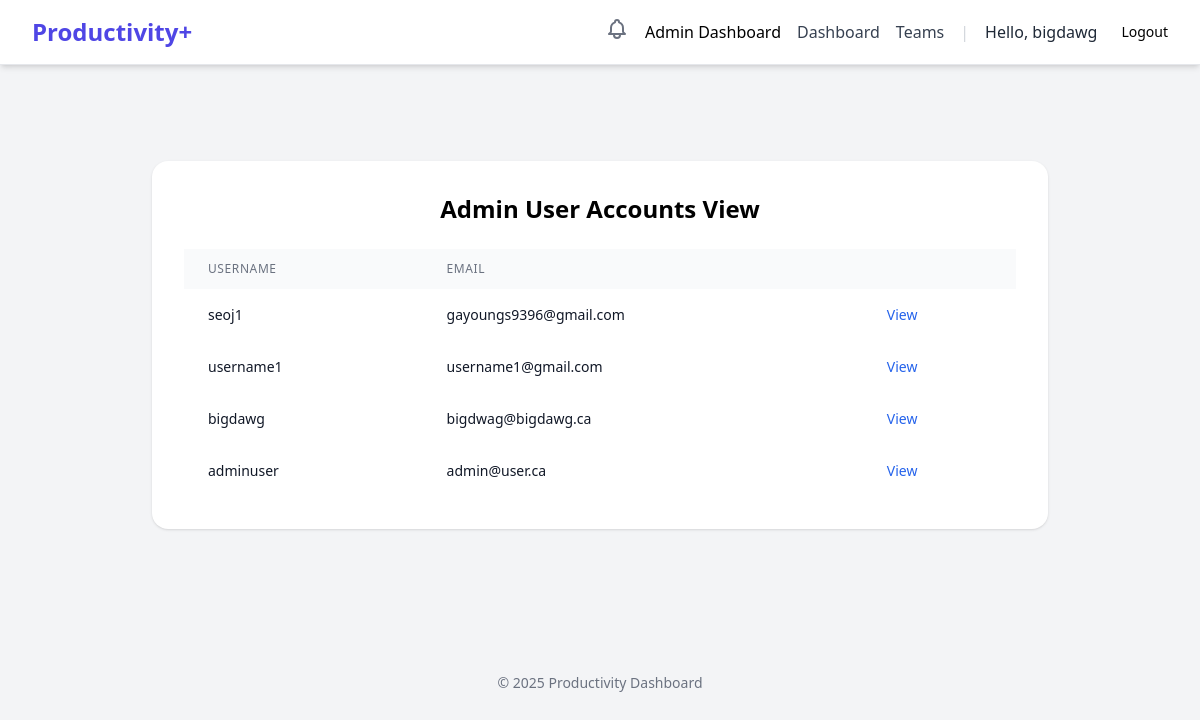
Page /admin-dashboard/ (signed in) on the earlier database version.
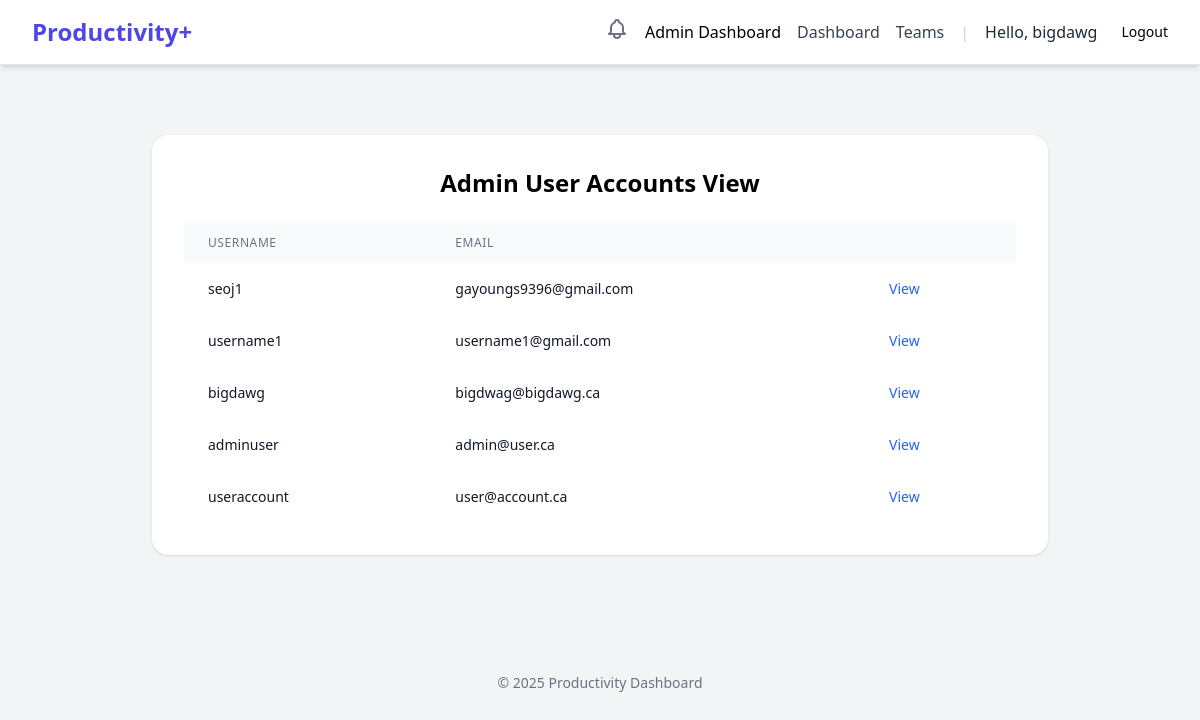
Same page on the later database version.
### users/models.py (models this page shows, shortened)
class CustomUser(AbstractUser):
    class Role(models.TextChoices):
        USER = 'USER', 'User'
        ADMIN = 'ADMIN', 'Admin'
    role = models.CharField(max_length=50, choices=Role.choices, default=Role.USER)
    email = models.EmailField(unique=True)
    created_at = models.DateTimeField(auto_now_add=True)

### users/decorators.py (the view)
    def wrapper(request, *args, **kwargs):
        if not request.user.is_authenticated:
            messages.error(request, "You must be logged in to access this page.")
            return redirect('users:login')
        if request.user.role != 'ADMIN':
            messages.error(request, "You do not have administrative privileges.")
            return redirect('dashboard:dashboard_view')
        return view_func(request, *args, **kwargs)

### users/context_processors.py (called while the page is built)
def unread_notifications(request):
    if request.user.is_authenticated:
        notifications = Notification.objects.filter(
            user=request.user,
            is_read=False
        )
        return {
            'unread_notifications': notifications,
            'unread_notification_count': notifications.count()
        }
    return {}

### users/views.py (called while the page is built)
@admin_required
def admin_dashboard_view(request):
    users = CustomUser.objects.all()
    return render(request, 'users/admin_dashboard.html', {'users': users})

### templates/users/admin_dashboard.html (shortened to what this page needs)
{% extends "base.html" %}
{% block content %}
<div class="min-h-[70vh] flex items-center justify-center">
  <div class="w-full max-w-4xl bg-white rounded-2xl shadow p-8">
    <h1 class="text-2xl font-bold text-center mb-6">Admin User Accounts View</h1>
    <table class="min-w-full divide-y divide-gray-200">
        <thead class="bg-gray-50">
            <tr>
                <th class="px-6 py-3 text-left text-xs font-medium text-gray-500 uppercase tracking-wider">Username</th>
                <th class="px-6 py-3 text-left text-xs font-medium text-gray-500 uppercase tracking-wider">Email</th>
                <th class="px-6 py-3"></th>
            </tr>
        </thead>
        <tbody class="bg-white divide-y divide-gray-200">
            {% for u in users %}
            <tr class="hover:bg-gray-50 transition-colors">
                <td class="px-6 py-4 whitespace-nowrap text-sm text-gray-900">{{ u.username }}</td>
                <td class="px-6 py-4 whitespace-nowrap text-sm text-gray-900">{{ u.email }}</td>
                <td class="px-6 py-4 whitespace-nowrap text-sm font-medium">
                    <a href="{% url 'users:admin_user_detail' u.id %}" class="text-blue-600 hover:underline">View</a>
                </td>
            </tr>
            {% endfor %}
        </tbody>
    </table>
  </div>
</div>
{% endblock %}

### templates/base.html (shortened to what this page needs)
{% load static %}
<!DOCTYPE html>
<html lang="en">
<head>
    <script src="https://cdn.tailwindcss.com"></script>
</head>
<body class="bg-gray-100 font-sans">
    <nav class="bg-white shadow-md border-b border-gray-200">
        <div class="max-w-7xl mx-auto px-4 sm:px-6 lg:px-8">
            <div class="flex justify-between items-center h-16">
                <div class="flex-shrink-0">
                    <a href="{% url 'index' %}" class="text-2xl font-bold text-indigo-600">Productivity+</a>
                </div>
                <div class="flex items-center space-x-4">
                    {% if user.is_authenticated %}
                    <div class="relative">
                        <button id="notification-bell" class="text-gray-500 hover:text-gray-700">
                        </button>
                        </div>
                        {% if request.user.role == "ADMIN" %}
                            <a href="{% url 'users:admin_dashboard' %}">Admin Dashboard</a>
                        {% endif %}
                        <a href="{% url 'dashboard:dashboard_view' %}" class="text-gray-700 hover:text-indigo-600">Dashboard</a>
                        <a href="{% url 'teams:team_list' %}" class="text-gray-700 hover:text-indigo-600">Teams</a>
                        <span class="text-gray-300">|</span>
                        <span class="text-gray-800 font-medium">Hello, {{ user.username }}</span>
                        <form method="post" action="{% url 'logout' %}" class="flex items-center">
                            <button type="submit" class="ml-2 button button-secondary-danger text-sm">
                                Logout
                            </button>
                        </form>
                    {% else %}
                        <a href="{% url 'login' %}" class="button button-primary">Login</a>
                        <a href="{% url 'register' %}" class="button button-secondary">Sign Up</a>
                    {% endif %}
                </div>
            </div>
        </div>
    </nav>
    <main>
        {% block content %}
        {% endblock %}
    </main>
    <footer class="text-center py-4 mt-8 text-gray-500 text-sm">
        &copy; {% now "Y" %} Productivity Dashboard
    </footer>
</body>
</html>

Differences in the rows shown:
added CustomUser: username "useraccount", email "user@account.ca"
